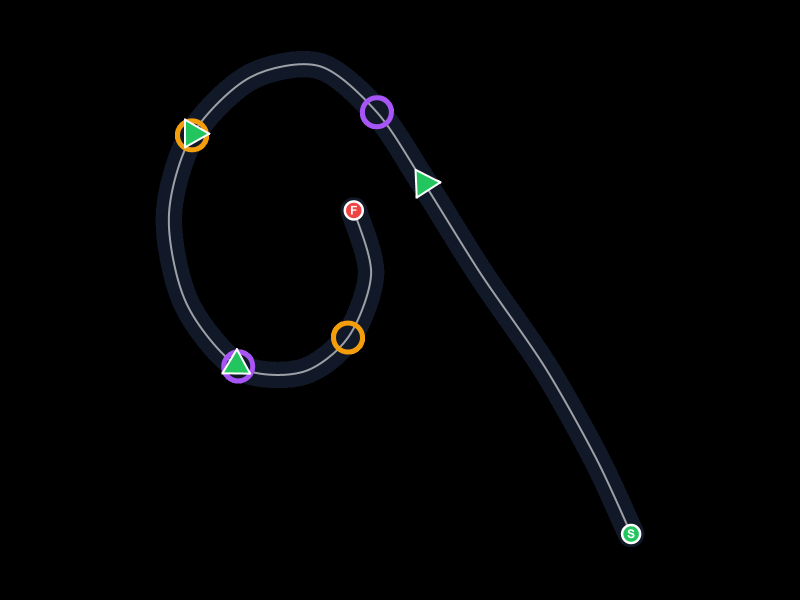
#> input picture public/images/global-drift-track-atlas/png/ar-buenos-aires-autodromo-juan-y-oscar-galvez-drift-sudamerica-2017.png, 1600 x 1200 px (shown at 1/2 size)
$ python -i trace_thumbnails.py   (imports and definitions only)
#> lines starting #> are read from the running program, lines starting #| are printed output that depends on the picture; after the words box and inside, x2 and y2 are one past the last pixel; in counts of white or black regions, pixels touching at a corner belong together
#!/usr/bin/env python3
"""
Offline pipeline: 118 track thumbnails -> centerline anchor templates.

Run from project root:
    python -m venv .venv && source .venv/bin/activate
    pip install -r tools/requirements.txt
    python tools/trace_thumbnails.py [--limit N] [--only track-12,track-15]

Outputs:
    tools/trace_output/cache/{track-id}.jpg   # downloaded thumbnails
    tools/trace_output/{track-id}_debug.png   # original + skeleton overlay
    tools/trace_output/templates.json         # extracted designs
    tools/trace_output/blacklist.txt          # IDs you exclude after review (manually edited)

After review, run again to regenerate the TS module:
    python tools/trace_thumbnails.py --emit-ts

That writes lib/track-design/auto-templates.ts which is imported by templates.ts.
"""

import argparse
import json
import os
import re
import sys
from pathlib import Path
from urllib.parse import urlparse

import cv2
import networkx as nx
import numpy as np
import requests
from PIL import Image
from skimage.morphology import skeletonize

ROOT = Path(__file__).resolve().parents[1]
TRACKS_TS = ROOT / "lib" / "tracks.ts"
OUT_DIR = ROOT / "tools" / "trace_output"
CACHE_DIR = OUT_DIR / "cache"
TEMPLATES_JSON = OUT_DIR / "templates.json"
BLACKLIST = OUT_DIR / "blacklist.txt"
TS_OUT = ROOT / "lib" / "track-design" / "auto-templates.ts"

DEFAULT_STROKE_W = 0.18
DOUGLAS_PEUCKER_FRACTION = 0.006
MIN_TRACK_AREA_FRACTION = 0.04
SPUR_PRUNE_PIXELS = 25


# [31 lines left out: functions load_tracks, parse_dimensions, download, not called in this run]


def _track_mask(bgr: np.ndarray) -> np.ndarray:
    """Color-segment the track surface (asphalt + kerbs) from background grass/concrete/etc."""
    h, w = bgr.shape[:2]
    hsv = cv2.cvtColor(bgr, cv2.COLOR_BGR2HSV)
    H, S, V = cv2.split(hsv)
    asphalt = (S < 75) & (V > 25) & (V < 165)
    blue_kerb = (H > 90) & (H < 130) & (S > 55) & (V > 40)
    teal_kerb = (H > 75) & (H < 100) & (S > 50) & (V > 60)
    grass = (H > 30) & (H < 90) & (S > 70)
    mask = ((asphalt | blue_kerb | teal_kerb) & ~grass).astype(np.uint8) * 255
    k = max(3, min(h, w) // 90) | 1
    kernel = cv2.getStructuringElement(cv2.MORPH_ELLIPSE, (k, k))
    mask = cv2.morphologyEx(mask, cv2.MORPH_CLOSE, kernel, iterations=3)
    mask = cv2.morphologyEx(mask, cv2.MORPH_OPEN, kernel, iterations=1)
    return mask


def trace_centerline(img_path: Path) -> np.ndarray | None:
    """Returns skeleton image of the centerline, or None if extraction fails."""
    img = cv2.imread(str(img_path), cv2.IMREAD_COLOR)
#> img is the input picture: shape (1200, 1600, 3); mean B, G, R 4.2, 3.4, 3
    if img is None:
        return None
    h, w = img.shape[:2]
#> h = 1200; w = 1600
    pad = max(2, min(h, w) // 50)
#> pad = 24
    inner = img[pad:h - pad, pad:w - pad]
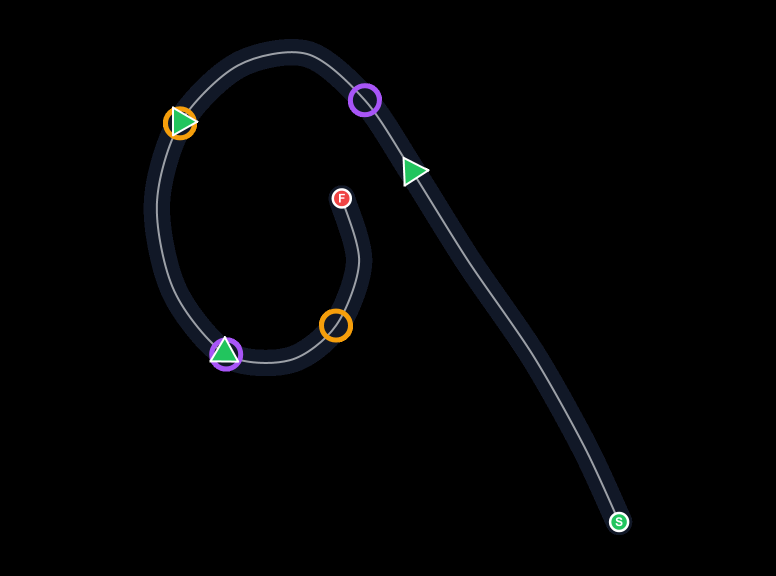
#> inner: shape (1152, 1552, 3) (shown at 1/2 size); mean B, G, R 4.5, 3.7, 3.3
    mask_inner = _track_mask(inner)
#> in _track_mask, `hsv = cv2.cvtColor(bgr, cv2.COLOR_BGR2HSV)`: hsv: shape (1152, 1552, 3); mean H, S, V 7.9, 10.3, 5.2
#> in _track_mask, `H, S, V = cv2.split(hsv)`:
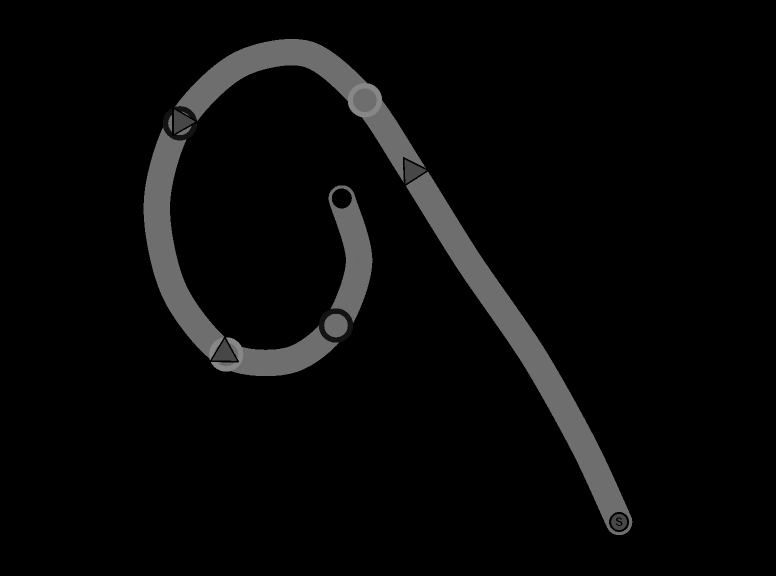
#> H: shape (1152, 1552) (shown at 1/2 size); min 0, max 136, mean 7.9
#> in _track_mask, `H, S, V = cv2.split(hsv)`:
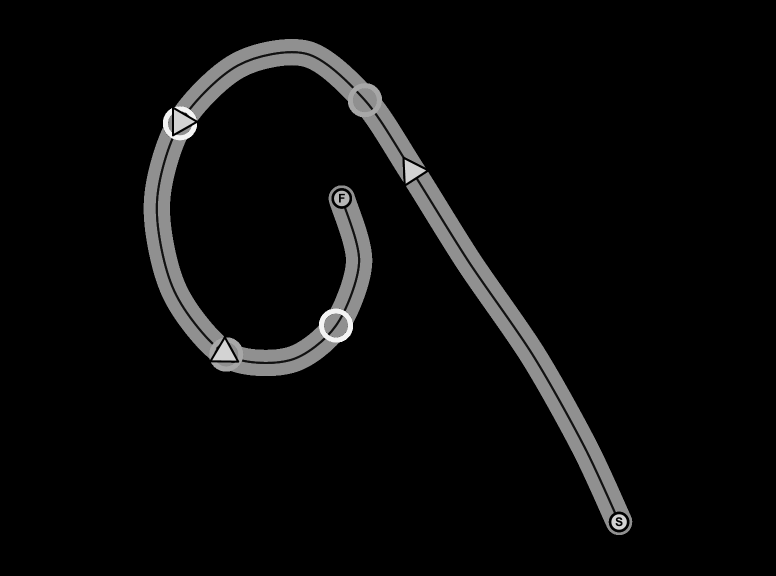
#> S: shape (1152, 1552) (shown at 1/2 size); min 0, max 244, mean 10.3
#> in _track_mask, `H, S, V = cv2.split(hsv)`:
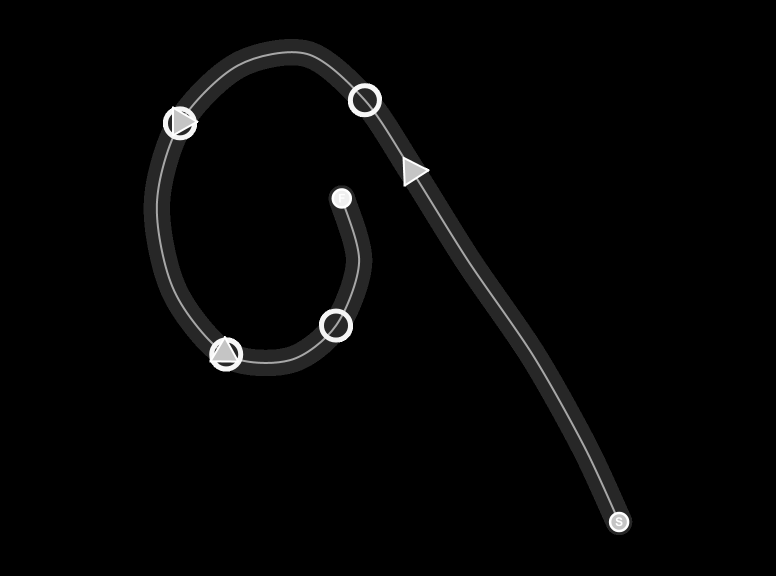
#> V: shape (1152, 1552) (shown at 1/2 size); min 0, max 255, mean 5.2
#> in _track_mask, `asphalt = (S < 75) & (V > 25) & (V < 165)`:
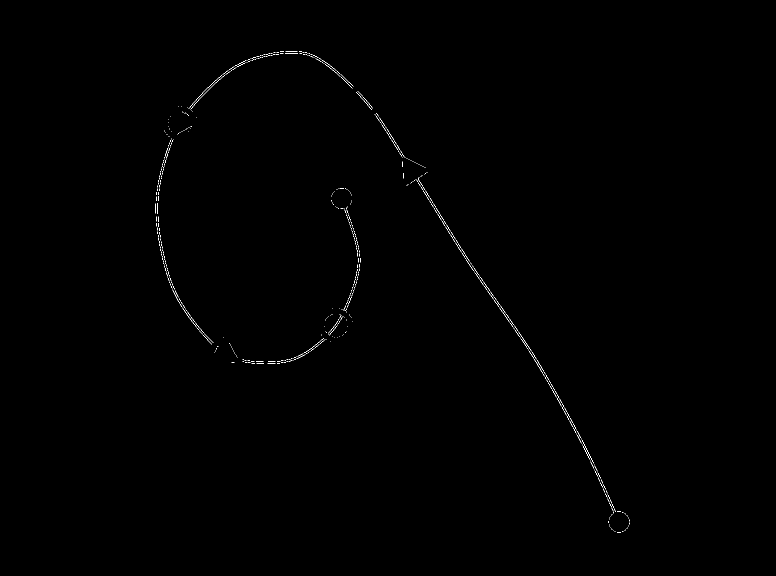
#> asphalt: shape (1152, 1552) bool (shown at 1/2 size); 0.2% white in thin lines or dots, all inside (x1, y1, x2, y2) = (311, 102, 1259, 1065)
#> in _track_mask, `blue_kerb = (H > 90) & (H < 130) & (S > 55) & (V > 40)`: blue_kerb: shape (1152, 1552) bool; 0.16% white in thin lines or dots, all inside (x1, y1, x2, y2) = (288, 78, 1265, 1070)
#> in _track_mask, `teal_kerb = (H > 75) & (H < 100) & (S > 50) & (V > 60)`: teal_kerb: shape (1152, 1552) bool; every value is 0
#> in _track_mask, `grass = (H > 30) & (H < 90) & (S > 70)`: grass: shape (1152, 1552) bool; 0.21% white; 4 white regions, box (x1, y1, x2, y2) and area: (809, 319, 852, 367) 1043, (425, 679, 473, 721) 1039, (348, 219, 390, 267) 1033, (1223, 1028, 1254, 1060) 626
#> in _track_mask, `mask = cv2.morphologyEx(mask, cv2.MORPH_CLOSE, kernel, iterations=3)`: mask: shape (1152, 1552); 6.7% white; 2 white regions (1 under 20 px), largest, box (x1, y1, x2, y2) and area: (288, 78, 1265, 1070) 119886
#> in _track_mask, `mask = cv2.morphologyEx(mask, cv2.MORPH_OPEN, kernel, iterations=1)`:
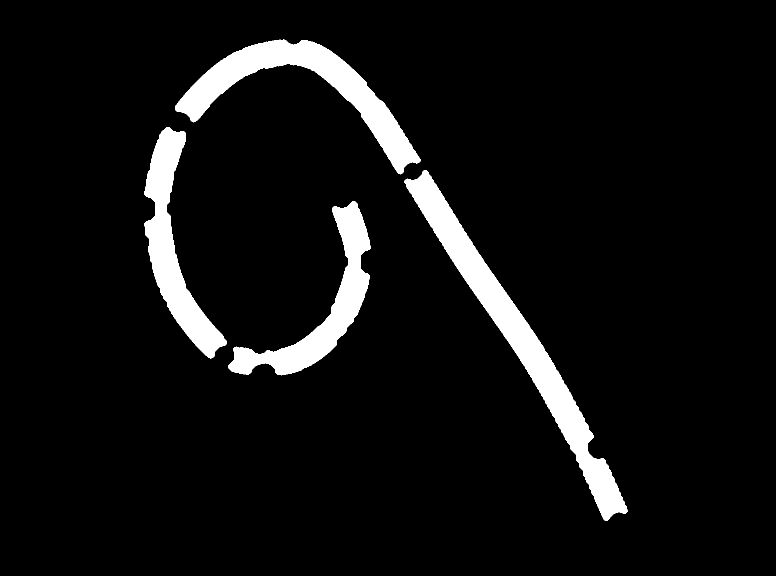
#> mask: shape (1152, 1552) (shown at 1/2 size); 6.6% white; 4 white regions, box (x1, y1, x2, y2) and area: (809, 340, 1255, 1042) 40383, (350, 79, 841, 349) 30795, (289, 254, 454, 717) 23790, (456, 402, 742, 751) 22822

    num_labels, labels, stats, _ = cv2.connectedComponentsWithStats(mask_inner, connectivity=8)
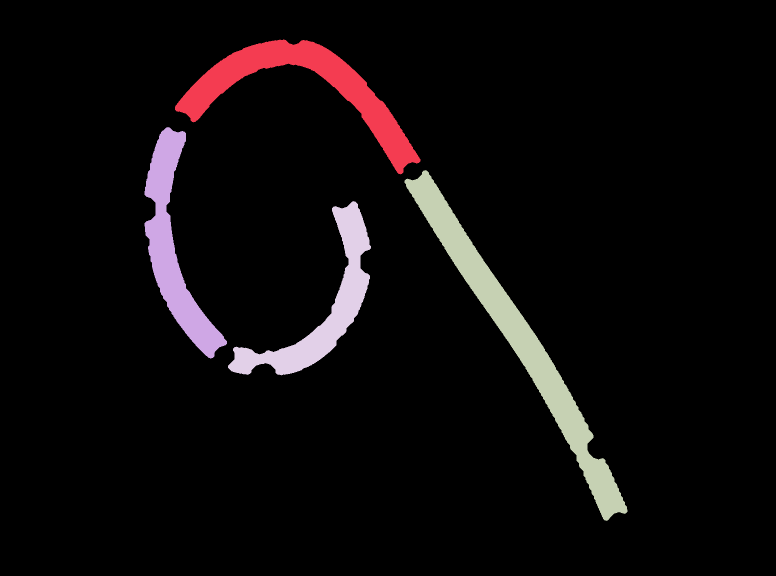
#> labels: shape (1152, 1552) int32 (shown at 1/2 size); 5 distinct labels, from 0 to 4; one colour per label, 0 black
#> num_labels = 5; stats = [[0, 0, 1552, 1152, 1670114], [350, 79, 491, 270, 30795], [289, 254, 165, 463, 23790], [809, 340, 446, 702, 40383], [456, 402, 286, 349, 22822]]
    if num_labels <= 1:
        return None
    areas = stats[1:, cv2.CC_STAT_AREA]
#> areas = [30795, 23790, 40383, 22822]
    largest_idx = 1 + int(np.argmax(areas))
#> largest_idx = 3
    if areas[largest_idx - 1] < MIN_TRACK_AREA_FRACTION * inner.shape[0] * inner.shape[1]:
        return None
    track = (labels == largest_idx).astype(np.uint8) * 255

    full = np.zeros((h, w), dtype=np.uint8)
    full[pad:h - pad, pad:w - pad] = track
    skel = skeletonize(full > 0).astype(np.uint8) * 255
    if os.environ.get("TRACE_DEBUG_DUMP"):
        cv2.imwrite(str(img_path).replace(".jpg", "_mask.png"), full)
        cv2.imwrite(str(img_path).replace(".jpg", "_skel.png"), skel)
    return skel


# [200 lines left out: functions skeleton_to_polyline, douglas_peucker, to_design, write_debug, emit_ts, main, not called in this run]


# [2 lines not run here, left out]

>>> result = trace_centerline('../public/images/global-drift-track-atlas/png/ar-buenos-aires-autodromo-juan-y-oscar-galvez-drift-sudamerica-2017.png')

$ run again, on public/images/global-drift-track-atlas/png/au-benalla-winton-motor-raceway-hi-tec-drift-allstars-2024.png
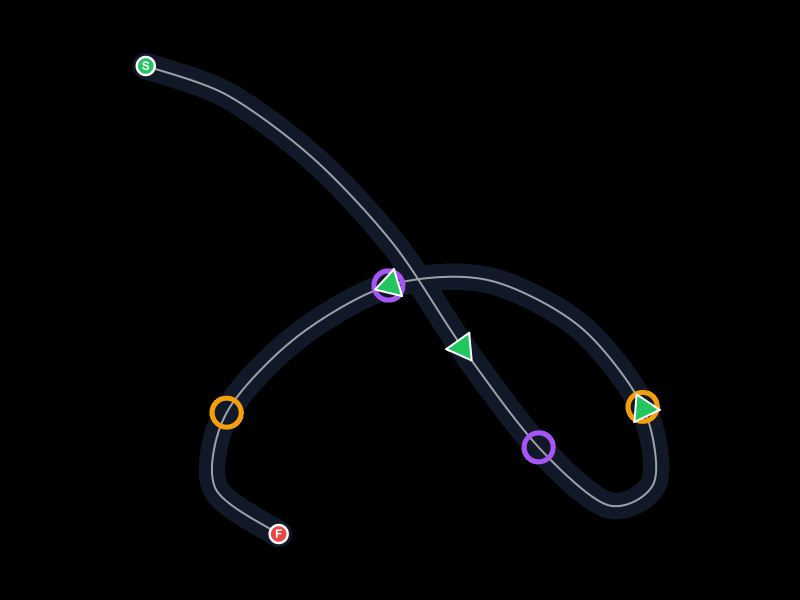
#> input picture public/images/global-drift-track-atlas/png/au-benalla-winton-motor-raceway-hi-tec-drift-allstars-2024.png, 1600 x 1200 px (shown at 1/2 size)
#> in trace_centerline, img is the input picture: shape (1200, 1600, 3); mean B, G, R 4.7, 3.8, 3.4
#> hsv: shape (1152, 1552, 3); mean H, S, V 9.1, 11.8, 5.8
#> asphalt: shape (1152, 1552) bool; 0.24% white in thin lines or dots, all inside (x1, y1, x2, y2) = (247, 87, 1293, 1065)
#> blue_kerb: shape (1152, 1552) bool; 0.2% white in thin lines or dots, all inside (x1, y1, x2, y2) = (241, 83, 1315, 1070)
#> teal_kerb: shape (1152, 1552) bool; every value is 0
#> grass: shape (1152, 1552) bool; 0.21% white; 4 white regions, box (x1, y1, x2, y2) and area: (1247, 768, 1291, 816) 1046, (873, 646, 917, 694) 1043, (730, 519, 777, 565) 1042, (252, 92, 283, 124) 635
#> in trace_centerline, `num_labels, labels, stats, _ = cv2.connectedComponentsWithStats(mask_i..`:
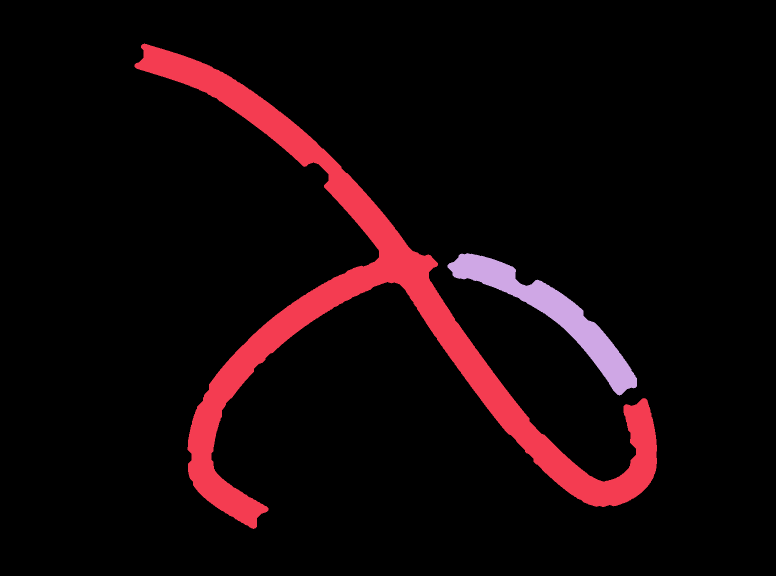
#> labels: shape (1152, 1552) int32 (shown at 1/2 size); 3 distinct labels, from 0 to 2; one colour per label, 0 black
#> num_labels = 3; stats = [[0, 0, 1552, 1152, 1646249], [269, 87, 1045, 971, 119257], [895, 506, 379, 285, 22398]]
#> areas = [119257, 22398]
#> largest_idx = 1
#> track: shape (1152, 1552); 6.7% white; 1 white region, box (x1, y1, x2, y2) and area: (269, 87, 1314, 1058) 119257
#> full: shape (1200, 1600); 6.2% white; 1 white region, box (x1, y1, x2, y2) and area: (293, 111, 1338, 1082) 119257
#> in trace_centerline, `skel = skeletonize(full > 0).astype(np.uint8) * 255`:
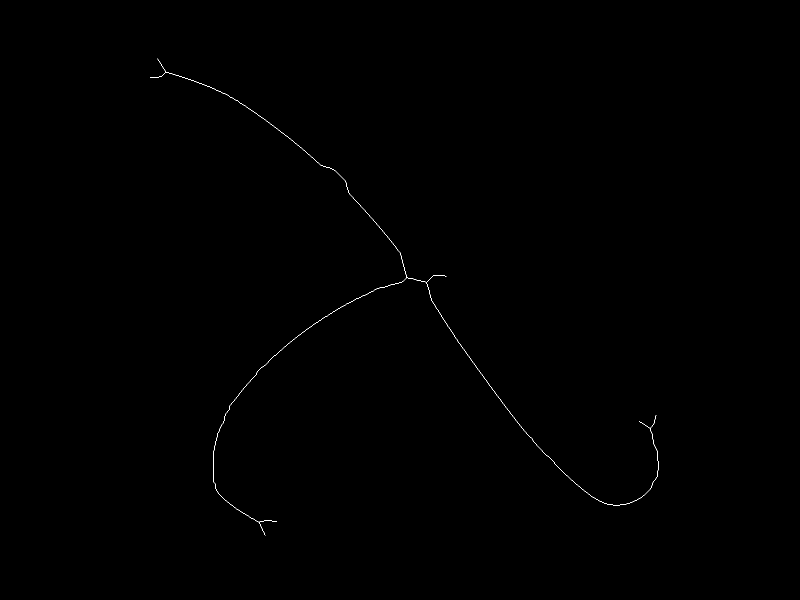
#> skel: shape (1200, 1600) (shown at 1/2 size); 0.11% white in thin lines or dots, all inside (x1, y1, x2, y2) = (300, 117, 1317, 1071)

$ run again, on public/images/global-drift-track-atlas/png/au-melbourne-calder-park-raceway-australian-drift-grand-prix-2013.png
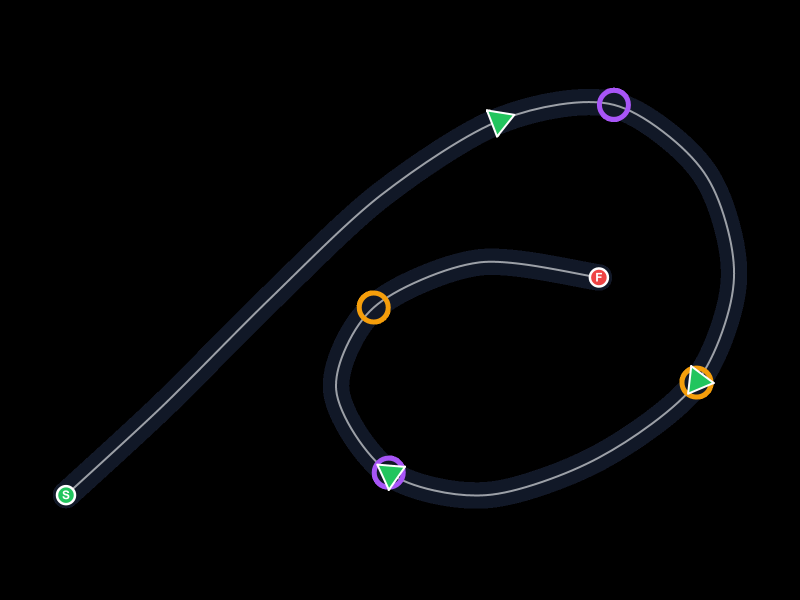
#> input picture public/images/global-drift-track-atlas/png/au-melbourne-calder-park-raceway-australian-drift-grand-prix-2013.png, 1600 x 1200 px (shown at 1/2 size)
#> in trace_centerline, img is the input picture: shape (1200, 1600, 3); mean B, G, R 5.7, 4.5, 3.9
#> hsv: shape (1152, 1552, 3); mean H, S, V 11.6, 14.7, 6.8
#> asphalt: shape (1152, 1552) bool; 0.29% white in thin lines or dots, all inside (x1, y1, x2, y2) = (87, 178, 1447, 987)
#> blue_kerb: shape (1152, 1552) bool; 0.24% white in thin lines or dots, all inside (x1, y1, x2, y2) = (82, 154, 1470, 993)
#> teal_kerb: shape (1152, 1552) bool; every value is 0
#> grass: shape (1152, 1552) bool; 0.21% white; 4 white regions, box (x1, y1, x2, y2) and area: (1355, 712, 1399, 760) 1045, (734, 907, 782, 951) 1043, (953, 199, 1001, 245) 1042, (92, 951, 124, 982) 631
#> in trace_centerline, `num_labels, labels, stats, _ = cv2.connectedComponentsWithStats(mask_i..`:
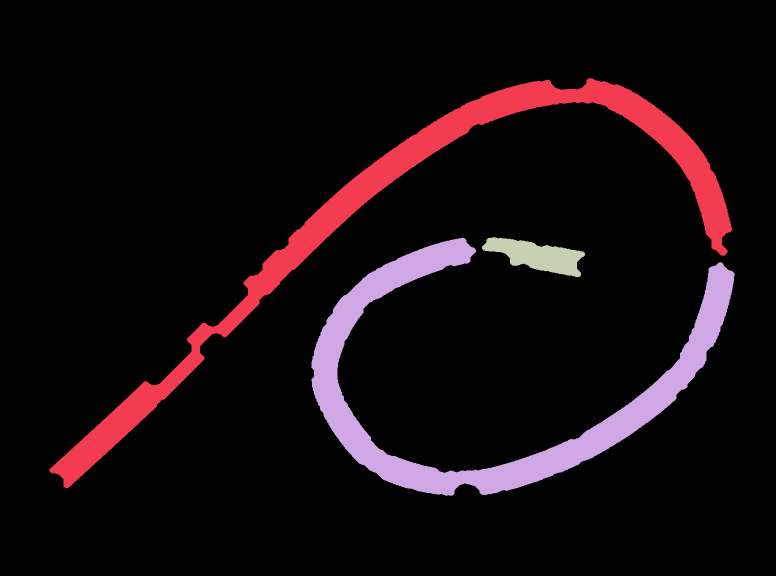
#> labels: shape (1152, 1552) int32 (shown at 1/2 size); 4 distinct labels, from 0 to 3; one colour per label, 0 black
#> num_labels = 4; stats = [[0, 0, 1552, 1152, 1616867], [99, 156, 1365, 821, 84595], [623, 475, 846, 517, 77832], [964, 474, 206, 81, 8610]]
#> areas = [84595, 77832, 8610]
#> largest_idx = 1
#> track: shape (1152, 1552); 4.7% white; 1 white region, box (x1, y1, x2, y2) and area: (99, 156, 1464, 977) 84595
#> full: shape (1200, 1600); 4.4% white; 1 white region, box (x1, y1, x2, y2) and area: (123, 180, 1488, 1001) 84595
#> in trace_centerline, `skel = skeletonize(full > 0).astype(np.uint8) * 255`:
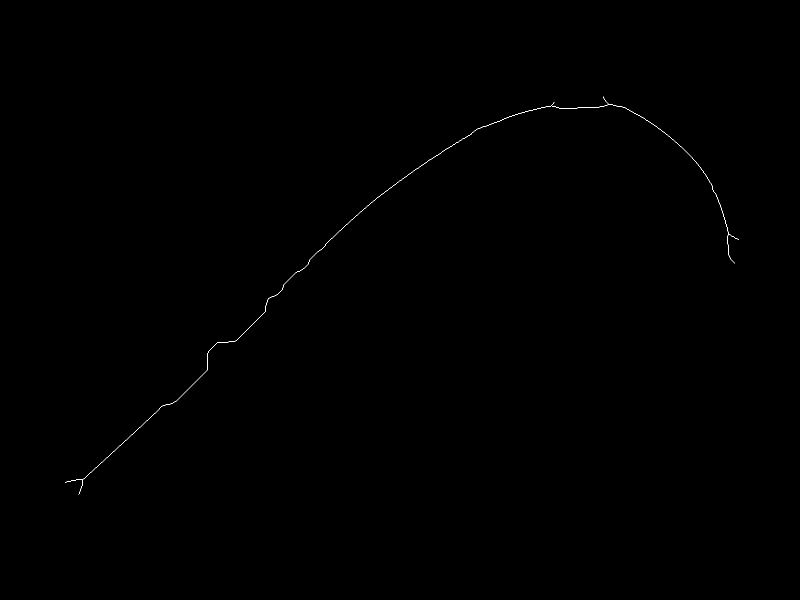
#> skel: shape (1200, 1600) (shown at 1/2 size); 0.08% white in thin lines or dots, all inside (x1, y1, x2, y2) = (130, 193, 1478, 989)
